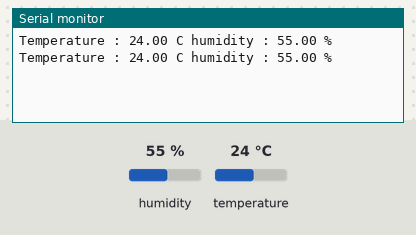
Bench run of a sketch on a simulated Arduino Uno, built with avr-gcc and run on an emulated ATmega328P. Parts: the last lines printed to the serial monitor. The test bench sets the inputs (shaded band); at power-on: humidity 55 %, temperature 24 °C.

Above: at 4.8 s.
4.9 s: humidity set to 22 %
At 7.1 s:
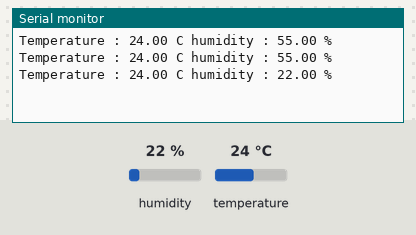
7.9 s: temperature set to 12 °C
At 9.5 s:
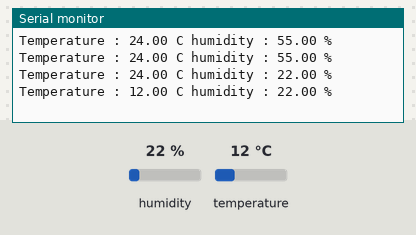
10.9 s: humidity set to 40 %
At 13.2 s:
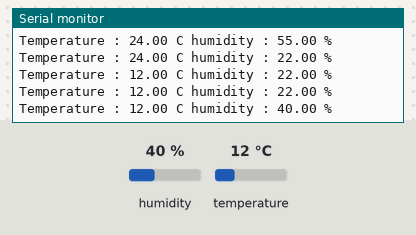
Timing chart, 0 to 14.7 s (numbered marks = the images above; inputs shaded):
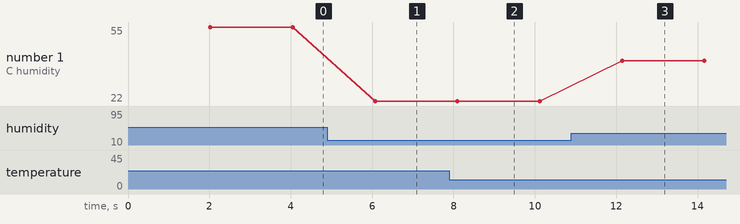

Measured:
- after the input at 4.9 s, the serial monitor: prints a new line after 1.2 s (image 1)
- after the input at 7.9 s, the serial monitor: prints a new line after 0.20 s (image 2)
- after the input at 10.9 s, the serial monitor: prints a new line after 1.2 s (image 3)
- plotted number 1: 55 → 22 after the input at 4.9 s, 22 → 40 after the input at 10.9 s

The sketch:

DHT11.ino
```cpp
#include "DHT.h"

DHT dht(2,DHT11);
float temp;
float humidity;
void setup() {
  // put your setup code here, to run once:
  dht.begin();
  Serial.begin(9600);
}

void loop() {
  // put your main code here, to run repeatedly:
  delay(2000);
  temp=dht.readTemperature();
  humidity=dht.readHumidity();
  Serial.print("Temperature : ");
  Serial.print(temp);
  Serial.print(" C ");
  Serial.print("humidity : ");
  Serial.print(humidity);
  Serial.println(" %");
}
```
